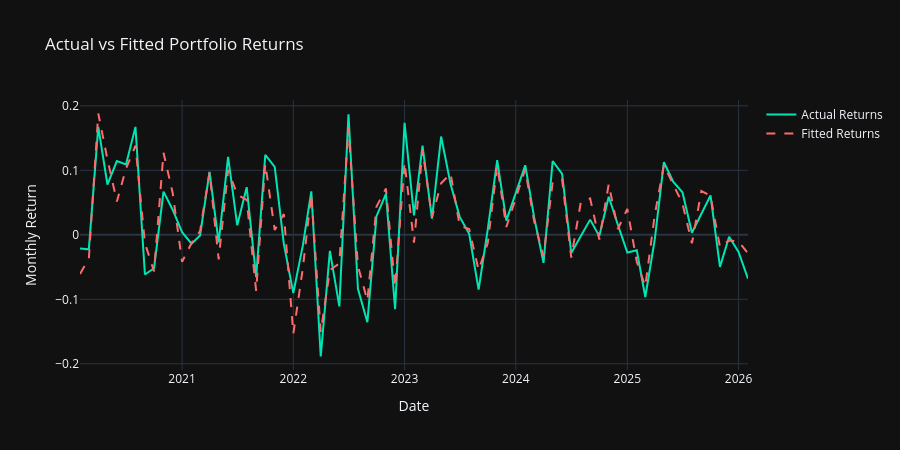

Write notebook code for a chart like this one.
### Markdown cell above
1. First, it sets up two lists:
   - `factors`: Names of the six factors in the model (Alpha plus the five Fama-French factors)
   - `values`: The corresponding coefficient values extracted from a `params` object

2. It creates a list of colors based on coefficient values - green for positive values and red for negative values.

3. The `go.Figure()` creates a Plotly figure with a horizontal bar chart:
   - `orientation='h'` makes the bars horizontal
   - `marker_color=colors` applies the red/green color scheme
   - `text=[f'{v:.4f}' for v in values]` formats the coefficient values to 4 decimal places
   - `textposition='auto'` automatically positions the text labels

4. `fig1.update_layout()` customizes the appearance:
   - Sets the chart title and x-axis label
   - Uses the dark theme (`template='plotly_dark'`)
   - Sets a fixed height of 500 pixels
   - Adjusts the x-axis range to be 1.6 times the min/max values for better visualization
   - Adds left margin space (`margin=dict(l=160)`) to accommodate factor labels

5. Finally, `fig1.show()` displays the interactive chart.

This visualization helps to quickly identify which factors have positive or negative contributions to the model and their relative magnitudes.

### Code cell
fitted = model.fittedvalues
actual = Y

fig2 = go.Figure()

fig2.add_trace(go.Scatter(
    x=actual.index.astype(str),
    y=actual.values,
    mode='lines',
    name='Actual Returns',
    line=dict(color='#00e5b4', width=2)
))

fig2.add_trace(go.Scatter(
    x=fitted.index.astype(str),
    y=fitted.values,
    mode='lines',
    name='Fitted Returns',
    line=dict(color='#ff6b6b', width=2, dash='dash')
))

fig2.update_layout(
    title='Actual vs Fitted Portfolio Returns',
    xaxis_title='Date',
    yaxis_title='Monthly Return',
    template='plotly_dark',
    height=450,
    hovermode='x unified'
)

fig2.show()

### Figure 1 — Plotly figure (JSON) as saved in the notebook; plotly's stock layout.template omitted (floating-point values rounded to 4 significant figures)
{"data": [{"line": {"color": "#00e5b4", "width": 2}, "mode": "lines", "name": "Actual Returns", "type": "scatter", "x": ["2020-02", "2020-03", "2020-04", "2020-05", "2020-06", "2020-07", "2020-08", "2020-09", "2020-10", "2020-11", "2020-12", "2021-01", "2021-02", "2021-03", "2021-04", "2021-05", "2021-06", "2021-07", "2021-08", "2021-09", "2021-10", "2021-11", "2021-12", "2022-01", "2022-02", "2022-03", "2022-04", "2022-05", "2022-06", "2022-07", "2022-08", "2022-09", "2022-10", "2022-11", "2022-12", "2023-01", "2023-02", "2023-03", "2023-04", "2023-05", "2023-06", "2023-07", "2023-08", "2023-09", "2023-10", "2023-11", "2023-12", "2024-01", "2024-02", "2024-03", "2024-04", "2024-05", "2024-06", "2024-07", "2024-08", "2024-09", "2024-10", "2024-11", "2024-12", "2025-01", "2025-02", "2025-03", "2025-04", "2025-05", "2025-06", "2025-07", "2025-08", "2025-09", "2025-10", "2025-11", "2025-12", "2026-01", "2026-02"], "y": [-0.02111, -0.02251, 0.1674, 0.07799, 0.1144, 0.1092, 0.1673, -0.06148, -0.0518, 0.06695, 0.03892, 0.004204, -0.01378, -0.001017, 0.09773, -0.01158, 0.1208, 0.0147, 0.07383, -0.06556, 0.1239, 0.1054, -0.01448, -0.09034, -0.01718, 0.06748, -0.1887, -0.02495, -0.1109, 0.1868, -0.08376, -0.1355, 0.02887, 0.06354, -0.1155, 0.1736, 0.03015, 0.1382, 0.02516, 0.1524, 0.07866, 0.02783, 0.001495, -0.085, 0.008475, 0.1159, 0.02195, 0.06503, 0.1079, 0.02782, -0.04343, 0.1145, 0.0945, -0.0282, -0.003303, 0.02358, -0.002024, 0.05914, 0.01562, -0.02755, -0.02385, -0.09639, -0.007533, 0.1126, 0.08195, 0.06589, 0.003294, 0.03399, 0.06107, -0.04965, -0.00307, -0.02656, -0.06817]}, {"line": {"color": "#ff6b6b", "dash": "dash", "width": 2}, "mode": "lines", "name": "Fitted Returns", "type": "scatter", "x": ["2020-02", "2020-03", "2020-04", "2020-05", "2020-06", "2020-07", "2020-08", "2020-09", "2020-10", "2020-11", "2020-12", "2021-01", "2021-02", "2021-03", "2021-04", "2021-05", "2021-06", "2021-07", "2021-08", "2021-09", "2021-10", "2021-11", "2021-12", "2022-01", "2022-02", "2022-03", "2022-04", "2022-05", "2022-06", "2022-07", "2022-08", "2022-09", "2022-10", "2022-11", "2022-12", "2023-01", "2023-02", "2023-03", "2023-04", "2023-05", "2023-06", "2023-07", "2023-08", "2023-09", "2023-10", "2023-11", "2023-12", "2024-01", "2024-02", "2024-03", "2024-04", "2024-05", "2024-06", "2024-07", "2024-08", "2024-09", "2024-10", "2024-11", "2024-12", "2025-01", "2025-02", "2025-03", "2025-04", "2025-05", "2025-06", "2025-07", "2025-08", "2025-09", "2025-10", "2025-11", "2025-12", "2026-01", "2026-02"], "y": [-0.06057, -0.03722, 0.1881, 0.1172, 0.05181, 0.1026, 0.1384, -0.01293, -0.05664, 0.1273, 0.06527, -0.04202, -0.01284, 0.005693, 0.09682, -0.03829, 0.1006, 0.06231, 0.05426, -0.08692, 0.1101, 0.007382, 0.03232, -0.1534, -0.0525, 0.06305, -0.1506, -0.05466, -0.04452, 0.1658, -0.04829, -0.1019, 0.04402, 0.07172, -0.08134, 0.1125, -0.01218, 0.1318, 0.02727, 0.0798, 0.09501, 0.0138, 0.009041, -0.0546, -0.01291, 0.1075, 0.01213, 0.05603, 0.1017, 0.02166, -0.03315, 0.08169, 0.08575, -0.03525, 0.04958, 0.05631, -0.0072, 0.07861, 0.009104, 0.04011, -0.0418, -0.07981, 0.03075, 0.1079, 0.07746, 0.04859, -0.01327, 0.06791, 0.06039, -0.01892, -0.008674, -0.01026, -0.02883]}], "layout": {"height": 450, "hovermode": "x unified", "title": {"text": "Actual vs Fitted Portfolio Returns"}, "xaxis": {"title": {"text": "Date"}}, "yaxis": {"title": {"text": "Monthly Return"}}}}
